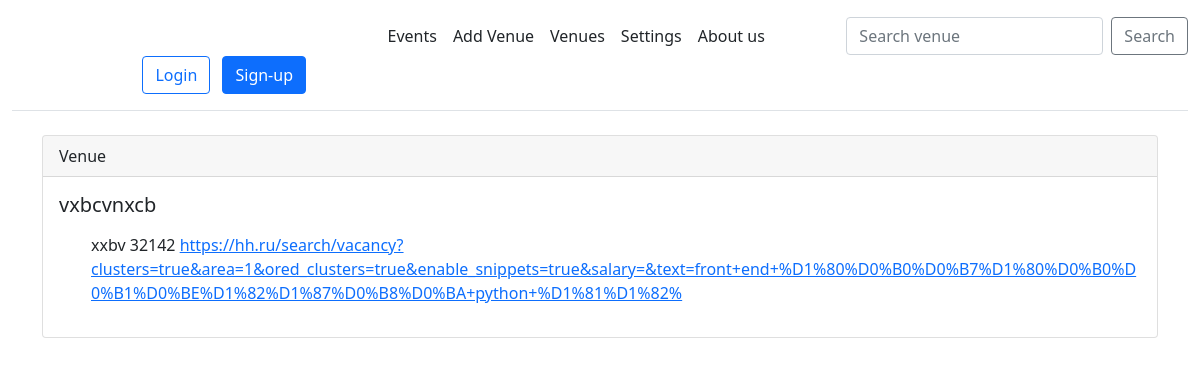
The app's page /show_venue/1, older data.
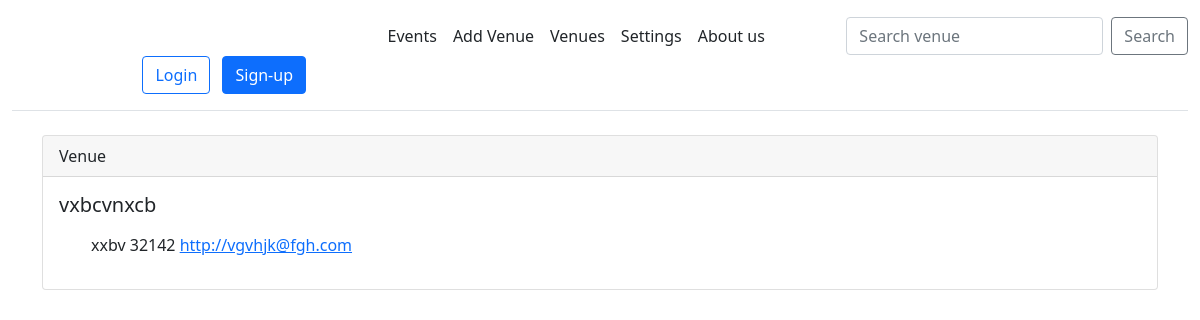
The same page, newer data.
### events/models.py (models this page shows)
class Venue(models.Model):
    name = models.CharField('Venue Name', max_length=120)
    address = models.CharField(max_length=300)
    zip_code = models.CharField('Zip Code', max_length=20)
    phone = models.CharField('Contact Phone', max_length=20)
    web = models.URLField('Website Address')
    email = models.EmailField('Email')
    def __str__(self):
        return self.name

### events/views.py (the view)
# urls.py: path('show_venue/<venue_id>', views.show_venue, name='show-venue'),
def show_venue(request, venue_id):
    venue = Venue.objects.get(pk=venue_id)
    return render(request, 'events/venue.html', {'venue': venue})

### events/templates/events/venue.html (shortened to what this page needs)
{% extends 'base.html' %}
{% block content %}
<div class="container">
    <div class="card">
        <div class="card-header">
            Venue
        </div>
   <div class="card-body">
        <h5 class="card-title">
            {{ venue }}
        </h5>
        <p class="card-text">
        <ul>
   {{ venue.address }}
    {{ venue.phone }}
    <a href="{% url 'show-venue' venue.id %}">{{ venue.web }}</a><br/>
        </ul>
        </p>
       </div>
    </div>
</div>
{% endblock %}

Row changes from the older to the newer data that the page shows:
changed Venue "vxbcvnxcb": web "https://hh.ru/search/vacancy?clusters=true&area=1&ored_clusters=true&enable_snippets=true&salary=&text=front+end+%D1%80%D0%B0%D0%B7%D1%80%D0%B0%D0%B1%D0%BE%D1%82%D1%87%D0%B8%D0%BA+python+%D1%81%D1%82%" → "http://vgvhjk@fgh.com"
